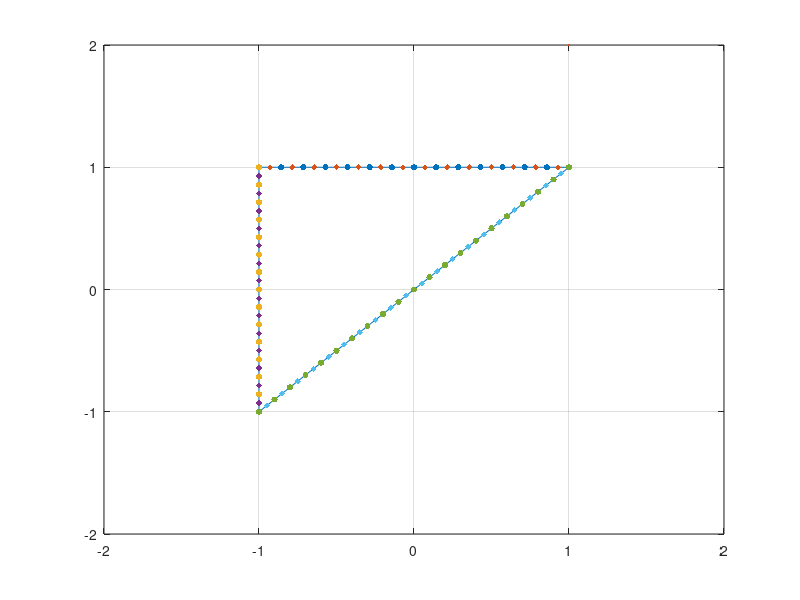

MATLAB code for this plot:
clear; clc; close all; 

% Parameters
v = [1+1i, -1+1i, -1-1i]; % vertices of \Gamma counterclockwise
k = 5;
N = 50; % degrees of freedom
x_lim = [-2 2];
y_lim = [-2 2];

% Geometry
v = [v v(1)];
n_sides = length(v)-1;
perimeter = sum(abs(v - [v(2:end) v(1)]));
side_length = abs(diff(v));
side_percent = side_length./perimeter;
assert(sum(side_percent)==1);

N_side = ceil(N*side_percent);
p_k = cell(n_sides, 1); % extreme points of an element
x_k = cell(n_sides, 1); % collocation points (midpoints)
tau_k = zeros(n_sides, 1); % tangent vectors (I compute a single one for each side )

h_k = zeros(n_sides, 1); % mesh size per element, elements on the same side share the same value

for i = 1:n_sides
    p_k{i} = linspace(v(i), v(i+1), N_side(i));
    x_k{i} = ( p_k{i}(1:end-1) + p_k{i}(2:end) ) ./2;
    tau_k(i) = (p_k{i}(2)-p_k{i}(1)) / abs(p_k{i}(2)-p_k{i}(1));
    h_k(i) = abs(p_k{i}(2)-p_k{i}(1));
end

plot(real(v), imag(v), LineWidth=2)
grid on
hold on
for i = 1:n_sides
    scatter(real(p_k{i}), imag(p_k{i}), 20, 'filled', 'ro')
    scatter(real(x_k{i}), imag(x_k{i}), 20, 'filled', 'green', 'd')
end

xlim(x_lim)
ylim(y_lim)
